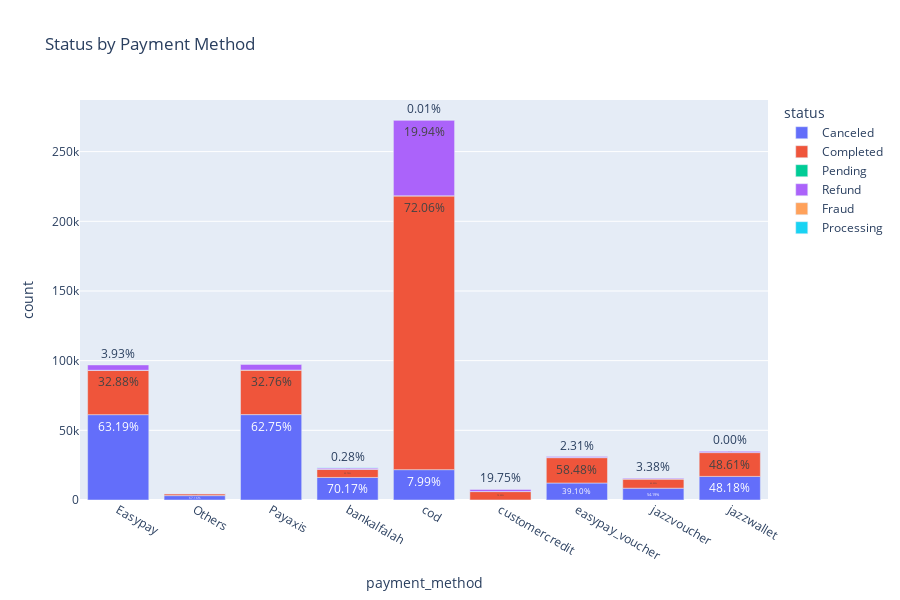

The cell this chart's notebook holds for it:
### Code cell
new_tab = df[['payment_method', 'status']]
stack = new_tab.groupby(['payment_method','status']).size().reset_index(name='count')
stack['Percentage'] = 100 * stack['count'] / stack.groupby('payment_method')['count'].transform('sum')
fig = px.bar(stack, x="payment_method", y="count", color="status", text=stack['Percentage'].apply(lambda x: '{0:1.2f}%'.format(x)), title="Status by Payment Method", height=600)
fig.show()

### Figure 1 — Plotly figure (JSON) as saved in the notebook; plotly's stock layout.template omitted (floating-point values rounded to 4 significant figures)
{"data": [{"alignmentgroup": "True", "hovertemplate": "status=Canceled<br>payment_method=%{x}<br>count=%{y}<br>text=%{text}<extra></extra>", "legendgroup": "Canceled", "marker": {"color": "#636efa", "pattern": {"shape": ""}}, "name": "Canceled", "offsetgroup": "Canceled", "orientation": "v", "showlegend": true, "text": ["63.19%", "67.16%", "62.75%", "70.17%", "7.99%", "0.62%", "39.10%", "54.19%", "48.18%"], "textposition": "auto", "type": "bar", "x": ["Easypay", "Others", "Payaxis", "bankalfalah", "cod", "customercredit", "easypay_voucher", "jazzvoucher", "jazzwallet"], "xaxis": "x", "y": [61250, 3149, 61267, 16185, 21776, 47, 12189, 8472, 16933], "yaxis": "y"}, {"alignmentgroup": "True", "hovertemplate": "status=Completed<br>payment_method=%{x}<br>count=%{y}<br>text=%{text}<extra></extra>", "legendgroup": "Completed", "marker": {"color": "#EF553B", "pattern": {"shape": ""}}, "name": "Completed", "offsetgroup": "Completed", "orientation": "v", "showlegend": true, "text": ["32.88%", "26.70%", "32.76%", "25.75%", "72.06%", "79.59%", "58.48%", "42.35%", "48.61%"], "textposition": "auto", "type": "bar", "x": ["Easypay", "Others", "Payaxis", "bankalfalah", "cod", "customercredit", "easypay_voucher", "jazzvoucher", "jazzwallet"], "xaxis": "x", "y": [31866, 1252, 31987, 5940, 196496, 6013, 18233, 6620, 17084], "yaxis": "y"}, {"alignmentgroup": "True", "hovertemplate": "status=Pending<br>payment_method=%{x}<br>count=%{y}<br>text=%{text}<extra></extra>", "legendgroup": "Pending", "marker": {"color": "#00cc96", "pattern": {"shape": ""}}, "name": "Pending", "offsetgroup": "Pending", "orientation": "v", "showlegend": true, "text": ["0.00%", "0.01%", "0.07%", "0.00%", "0.04%", "0.11%", "0.08%"], "textposition": "auto", "type": "bar", "x": ["Easypay", "Payaxis", "bankalfalah", "cod", "customercredit", "easypay_voucher", "jazzvoucher"], "xaxis": "x", "y": [2, 8, 15, 13, 3, 33, 12], "yaxis": "y"}, {"alignmentgroup": "True", "hovertemplate": "status=Refund<br>payment_method=%{x}<br>count=%{y}<br>text=%{text}<extra></extra>", "legendgroup": "Refund", "marker": {"color": "#ab63fa", "pattern": {"shape": ""}}, "name": "Refund", "offsetgroup": "Refund", "orientation": "v", "showlegend": true, "text": ["3.93%", "6.12%", "4.47%", "3.73%", "19.94%", "19.75%", "2.31%", "3.38%", "3.21%"], "textposition": "auto", "type": "bar", "x": ["Easypay", "Others", "Payaxis", "bankalfalah", "cod", "customercredit", "easypay_voucher", "jazzvoucher", "jazzwallet"], "xaxis": "x", "y": [3810, 287, 4366, 860, 54387, 1492, 721, 529, 1127], "yaxis": "y"}, {"alignmentgroup": "True", "hovertemplate": "status=Fraud<br>payment_method=%{x}<br>count=%{y}<br>text=%{text}<extra></extra>", "legendgroup": "Fraud", "marker": {"color": "#FFA15A", "pattern": {"shape": ""}}, "name": "Fraud", "offsetgroup": "Fraud", "orientation": "v", "showlegend": true, "text": ["0.02%", "0.01%"], "textposition": "auto", "type": "bar", "x": ["Others", "Payaxis"], "xaxis": "x", "y": [1, 9], "yaxis": "y"}, {"alignmentgroup": "True", "hovertemplate": "status=Processing<br>payment_method=%{x}<br>count=%{y}<br>text=%{text}<extra></extra>", "legendgroup": "Processing", "marker": {"color": "#19d3f3", "pattern": {"shape": ""}}, "name": "Processing", "offsetgroup": "Processing", "orientation": "v", "showlegend": true, "text": ["0.00%", "0.28%", "0.01%", "0.00%"], "textposition": "auto", "type": "bar", "x": ["Payaxis", "bankalfalah", "cod", "jazzwallet"], "xaxis": "x", "y": [4, 65, 20, 1], "yaxis": "y"}], "layout": {"barmode": "relative", "height": 600, "legend": {"title": {"text": "status"}, "tracegroupgap": 0}, "title": {"text": "Status by Payment Method"}, "xaxis": {"anchor": "y", "domain": [0, 1], "title": {"text": "payment_method"}}, "yaxis": {"anchor": "x", "domain": [0, 1], "title": {"text": "count"}}}}
